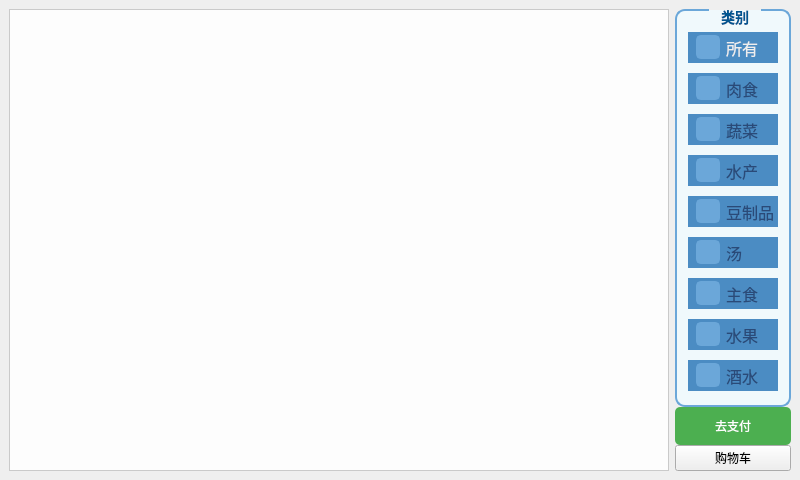
<?xml version="1.0" encoding="UTF-8"?>
<ui version="4.0">
 <class>OrderMenu</class>
 <widget class="QMainWindow" name="OrderMenu">
  <property name="geometry">
   <rect>
    <x>0</x>
    <y>0</y>
    <width>800</width>
    <height>480</height>
   </rect>
  </property>
  <property name="windowTitle">
   <string>OrderMenu</string>
  </property>
  <widget class="QWidget" name="centralwidget">
   <layout class="QVBoxLayout" name="verticalLayout">
    <item>
     <layout class="QHBoxLayout" name="horizontalLayout" stretch="0,0">
      <item>
       <widget class="QTableWidget" name="tableWidget">
        <property name="enabled">
         <bool>true</bool>
        </property>
        <property name="styleSheet">
         <string notr="true">background-color: rgba(255, 255, 255, 230);
background-image: url(:/background/bg.jpg);</string>
        </property>
        <property name="editTriggers">
         <set>QAbstractItemView::EditTrigger::NoEditTriggers</set>
        </property>
        <property name="selectionMode">
         <enum>QAbstractItemView::SelectionMode::NoSelection</enum>
        </property>
        <property name="selectionBehavior">
         <enum>QAbstractItemView::SelectionBehavior::SelectRows</enum>
        </property>
       </widget>
      </item>
      <item>
       <layout class="QVBoxLayout" name="verticalLayout_4" stretch="1">
        <property name="spacing">
         <number>0</number>
        </property>
        <property name="sizeConstraint">
         <enum>QLayout::SizeConstraint::SetDefaultConstraint</enum>
        </property>
        <property name="bottomMargin">
         <number>0</number>
        </property>
        <item>
         <layout class="QVBoxLayout" name="verticalLayout_5">
          <item>
           <widget class="QGroupBox" name="groupBox">
            <property name="enabled">
             <bool>true</bool>
            </property>
            <property name="styleSheet">
             <string notr="true">QGroupBox {
    background-color: #f0f9fc;  /* 淡化的背景色 */
    border: 2px solid #6ba7d9;  /* 更淡的蓝色 */
    border-radius: 10px;
    padding: 2px;
    font-size: 14px;
    font-weight: bold;
    color: #2a4a78;  /* 深蓝色，提高对比度 */
}
QGroupBox::title {
                            subcontrol-origin: margin;
                            subcontrol-position: top center;
                            padding: 0 10px;
                            font-size: 20px;
                            font-weight: bold;
                            color: #005691;
                            }
                          </string>
            </property>
            <property name="title">
             <string>类别</string>
            </property>
            <layout class="QVBoxLayout" name="verticalLayout_2">
             <property name="spacing">
              <number>0</number>
             </property>
             <property name="bottomMargin">
              <number>0</number>
             </property>
             <item>
              <widget class="QCheckBox" name="checkBox_all">
               <property name="enabled">
                <bool>true</bool>
               </property>
               <property name="styleSheet">
                <string notr="true">QCheckBox {
    font-size: 16px;
    color: #eeeeee; 
    padding: 3px;
}

QCheckBox::indicator {
    width: 20px;
    height: 20px;
    border: 2px solid #6ba7d9;  /* 更淡的蓝色 */
    border-radius: 5px;
    background-color: white;
}

QCheckBox::indicator:checked {
    background-color: #6ba7d9;  /* 更淡的蓝色 */
    border-color: #6ba7d9;  /* 更淡的蓝色 */
}

QCheckBox::indicator:unchecked {
    background-color: white;
    border-color: #6ba7d9;  /* 更淡的蓝色 */
}

QCheckBox:hover::indicator {
    border-color: #8ab9e5;  /* 更淡的蓝色 */
}

QCheckBox:pressed::indicator {
    background-color: #4b8cc3;  /* 更淡的蓝色 */
    border-color: #4b8cc3;  /* 更淡的蓝色 */
}

QGroupBox QCheckBox::indicator {
    margin-left: 5px;
}
</string>
               </property>
               <property name="text">
                <string>所有</string>
               </property>
               <property name="checked">
                <bool>true</bool>
               </property>
               <property name="tristate">
                <bool>false</bool>
               </property>
              </widget>
             </item>
             <item>
              <widget class="QCheckBox" name="checkBox">
               <property name="enabled">
                <bool>true</bool>
               </property>
               <property name="styleSheet">
                <string notr="true">QGroupBox {
    background-color: #f0f9fc;  /* 淡化的背景色 */
    border: 2px solid #6ba7d9;  /* 更淡的蓝色 */
    border-radius: 10px;
    padding: 2px;
    font-size: 14px;
    font-weight: bold;
    color: #2a4a78;  /* 深蓝色，提高对比度 */
}

QCheckBox {
    font-size: 16px;
    color: #2a4a78;  /* 深蓝色，提高对比度 */
    padding: 3px;
}

QCheckBox::indicator {
    width: 20px;
    height: 20px;
    border: 2px solid #6ba7d9;  /* 更淡的蓝色 */
    border-radius: 5px;
    background-color: white;
}

QCheckBox::indicator:checked {
    background-color: #6ba7d9;  /* 更淡的蓝色 */
    border-color: #6ba7d9;  /* 更淡的蓝色 */
}

QCheckBox::indicator:unchecked {
    background-color: white;
    border-color: #6ba7d9;  /* 更淡的蓝色 */
}

QCheckBox:hover::indicator {
    border-color: #8ab9e5;  /* 更淡的蓝色 */
}

QCheckBox:pressed::indicator {
    background-color: #4b8cc3;  /* 更淡的蓝色 */
    border-color: #4b8cc3;  /* 更淡的蓝色 */
}

QGroupBox QCheckBox::indicator {
    margin-left: 5px;
}
</string>
               </property>
               <property name="text">
                <string>肉食</string>
               </property>
               <property name="checked">
                <bool>true</bool>
               </property>
              </widget>
             </item>
             <item>
              <widget class="QCheckBox" name="checkBox_2">
               <property name="enabled">
                <bool>true</bool>
               </property>
               <property name="styleSheet">
                <string notr="true">QGroupBox {
    background-color: #f0f9fc;  /* 淡化的背景色 */
    border: 2px solid #6ba7d9;  /* 更淡的蓝色 */
    border-radius: 10px;
    padding: 2px;
    font-size: 14px;
    font-weight: bold;
    color: #2a4a78;  /* 深蓝色，提高对比度 */
}

QCheckBox {
    font-size: 16px;
    color: #2a4a78;  /* 深蓝色，提高对比度 */
    padding: 3px;
}

QCheckBox::indicator {
    width: 20px;
    height: 20px;
    border: 2px solid #6ba7d9;  /* 更淡的蓝色 */
    border-radius: 5px;
    background-color: white;
}

QCheckBox::indicator:checked {
    background-color: #6ba7d9;  /* 更淡的蓝色 */
    border-color: #6ba7d9;  /* 更淡的蓝色 */
}

QCheckBox::indicator:unchecked {
    background-color: white;
    border-color: #6ba7d9;  /* 更淡的蓝色 */
}

QCheckBox:hover::indicator {
    border-color: #8ab9e5;  /* 更淡的蓝色 */
}

QCheckBox:pressed::indicator {
    background-color: #4b8cc3;  /* 更淡的蓝色 */
    border-color: #4b8cc3;  /* 更淡的蓝色 */
}

QGroupBox QCheckBox::indicator {
    margin-left: 5px;
}
</string>
               </property>
               <property name="text">
                <string>蔬菜</string>
               </property>
               <property name="checked">
                <bool>true</bool>
               </property>
              </widget>
             </item>
             <item>
              <widget class="QCheckBox" name="checkBox_3">
               <property name="enabled">
                <bool>true</bool>
               </property>
               <property name="styleSheet">
                <string notr="true">QGroupBox {
    background-color: #f0f9fc;  /* 淡化的背景色 */
    border: 2px solid #6ba7d9;  /* 更淡的蓝色 */
    border-radius: 10px;
    padding: 2px;
    font-size: 14px;
    font-weight: bold;
    color: #2a4a78;  /* 深蓝色，提高对比度 */
}

QCheckBox {
    font-size: 16px;
    color: #2a4a78;  /* 深蓝色，提高对比度 */
    padding: 3px;
}

QCheckBox::indicator {
    width: 20px;
    height: 20px;
    border: 2px solid #6ba7d9;  /* 更淡的蓝色 */
    border-radius: 5px;
    background-color: white;
}

QCheckBox::indicator:checked {
    background-color: #6ba7d9;  /* 更淡的蓝色 */
    border-color: #6ba7d9;  /* 更淡的蓝色 */
}

QCheckBox::indicator:unchecked {
    background-color: white;
    border-color: #6ba7d9;  /* 更淡的蓝色 */
}

QCheckBox:hover::indicator {
    border-color: #8ab9e5;  /* 更淡的蓝色 */
}

QCheckBox:pressed::indicator {
    background-color: #4b8cc3;  /* 更淡的蓝色 */
    border-color: #4b8cc3;  /* 更淡的蓝色 */
}

QGroupBox QCheckBox::indicator {
    margin-left: 5px;
}
</string>
               </property>
               <property name="text">
                <string>水产</string>
               </property>
               <property name="checked">
                <bool>true</bool>
               </property>
              </widget>
             </item>
             <item>
              <widget class="QCheckBox" name="checkBox_4">
               <property name="enabled">
                <bool>true</bool>
               </property>
               <property name="styleSheet">
                <string notr="true">QGroupBox {
    background-color: #f0f9fc;  /* 淡化的背景色 */
    border: 2px solid #6ba7d9;  /* 更淡的蓝色 */
    border-radius: 10px;
    padding: 2px;
    font-size: 14px;
    font-weight: bold;
    color: #2a4a78;  /* 深蓝色，提高对比度 */
}

QCheckBox {
    font-size: 16px;
    color: #2a4a78;  /* 深蓝色，提高对比度 */
    padding: 3px;
}

QCheckBox::indicator {
    width: 20px;
    height: 20px;
    border: 2px solid #6ba7d9;  /* 更淡的蓝色 */
    border-radius: 5px;
    background-color: white;
}

QCheckBox::indicator:checked {
    background-color: #6ba7d9;  /* 更淡的蓝色 */
    border-color: #6ba7d9;  /* 更淡的蓝色 */
}

QCheckBox::indicator:unchecked {
    background-color: white;
    border-color: #6ba7d9;  /* 更淡的蓝色 */
}

QCheckBox:hover::indicator {
    border-color: #8ab9e5;  /* 更淡的蓝色 */
}

QCheckBox:pressed::indicator {
    background-color: #4b8cc3;  /* 更淡的蓝色 */
    border-color: #4b8cc3;  /* 更淡的蓝色 */
}

QGroupBox QCheckBox::indicator {
    margin-left: 5px;
}
</string>
               </property>
               <property name="text">
                <string>豆制品</string>
               </property>
               <property name="checkable">
                <bool>true</bool>
               </property>
               <property name="checked">
                <bool>true</bool>
               </property>
               <property name="tristate">
                <bool>false</bool>
               </property>
              </widget>
             </item>
             <item>
              <widget class="QCheckBox" name="checkBox_5">
               <property name="enabled">
                <bool>true</bool>
               </property>
               <property name="styleSheet">
                <string notr="true">QGroupBox {
    background-color: #f0f9fc;  /* 淡化的背景色 */
    border: 2px solid #6ba7d9;  /* 更淡的蓝色 */
    border-radius: 10px;
    padding: 2px;
    font-size: 14px;
    font-weight: bold;
    color: #2a4a78;  /* 深蓝色，提高对比度 */
}

QCheckBox {
    font-size: 16px;
    color: #2a4a78;  /* 深蓝色，提高对比度 */
    padding: 3px;
}

QCheckBox::indicator {
    width: 20px;
    height: 20px;
    border: 2px solid #6ba7d9;  /* 更淡的蓝色 */
    border-radius: 5px;
    background-color: white;
}

QCheckBox::indicator:checked {
    background-color: #6ba7d9;  /* 更淡的蓝色 */
    border-color: #6ba7d9;  /* 更淡的蓝色 */
}

QCheckBox::indicator:unchecked {
    background-color: white;
    border-color: #6ba7d9;  /* 更淡的蓝色 */
}

QCheckBox:hover::indicator {
    border-color: #8ab9e5;  /* 更淡的蓝色 */
}

QCheckBox:pressed::indicator {
    background-color: #4b8cc3;  /* 更淡的蓝色 */
    border-color: #4b8cc3;  /* 更淡的蓝色 */
}

QGroupBox QCheckBox::indicator {
    margin-left: 5px;
}
</string>
               </property>
               <property name="text">
                <string>汤</string>
               </property>
               <property name="checked">
                <bool>true</bool>
               </property>
              </widget>
             </item>
             <item>
              <widget class="QCheckBox" name="checkBox_6">
               <property name="enabled">
                <bool>true</bool>
               </property>
               <property name="styleSheet">
                <string notr="true">QGroupBox {
    background-color: #f0f9fc;  /* 淡化的背景色 */
    border: 2px solid #6ba7d9;  /* 更淡的蓝色 */
    border-radius: 10px;
    padding: 2px;
    font-size: 14px;
    font-weight: bold;
    color: #2a4a78;  /* 深蓝色，提高对比度 */
}

QCheckBox {
    font-size: 16px;
    color: #2a4a78;  /* 深蓝色，提高对比度 */
    padding: 3px;
}

QCheckBox::indicator {
    width: 20px;
    height: 20px;
    border: 2px solid #6ba7d9;  /* 更淡的蓝色 */
    border-radius: 5px;
    background-color: white;
}

QCheckBox::indicator:checked {
    background-color: #6ba7d9;  /* 更淡的蓝色 */
    border-color: #6ba7d9;  /* 更淡的蓝色 */
}

QCheckBox::indicator:unchecked {
    background-color: white;
    border-color: #6ba7d9;  /* 更淡的蓝色 */
}

QCheckBox:hover::indicator {
    border-color: #8ab9e5;  /* 更淡的蓝色 */
}

QCheckBox:pressed::indicator {
    background-color: #4b8cc3;  /* 更淡的蓝色 */
    border-color: #4b8cc3;  /* 更淡的蓝色 */
}

QGroupBox QCheckBox::indicator {
    margin-left: 5px;
}
</string>
               </property>
               <property name="text">
                <string>主食</string>
               </property>
               <property name="checked">
                <bool>true</bool>
               </property>
              </widget>
             </item>
             <item>
              <widget class="QCheckBox" name="checkBox_7">
               <property name="enabled">
                <bool>true</bool>
               </property>
               <property name="styleSheet">
                <string notr="true">QGroupBox {
    background-color: #f0f9fc;  /* 淡化的背景色 */
    border: 2px solid #6ba7d9;  /* 更淡的蓝色 */
    border-radius: 10px;
    padding: 2px;
    font-size: 14px;
    font-weight: bold;
    color: #2a4a78;  /* 深蓝色，提高对比度 */
}

QCheckBox {
    font-size: 16px;
    color: #2a4a78;  /* 深蓝色，提高对比度 */
    padding: 3px;
}

QCheckBox::indicator {
    width: 20px;
    height: 20px;
    border: 2px solid #6ba7d9;  /* 更淡的蓝色 */
    border-radius: 5px;
    background-color: white;
}

QCheckBox::indicator:checked {
    background-color: #6ba7d9;  /* 更淡的蓝色 */
    border-color: #6ba7d9;  /* 更淡的蓝色 */
}

QCheckBox::indicator:unchecked {
    background-color: white;
    border-color: #6ba7d9;  /* 更淡的蓝色 */
}

QCheckBox:hover::indicator {
    border-color: #8ab9e5;  /* 更淡的蓝色 */
}

QCheckBox:pressed::indicator {
    background-color: #4b8cc3;  /* 更淡的蓝色 */
    border-color: #4b8cc3;  /* 更淡的蓝色 */
}

QGroupBox QCheckBox::indicator {
    margin-left: 5px;
}
</string>
               </property>
               <property name="text">
                <string>水果</string>
               </property>
               <property name="checked">
                <bool>true</bool>
               </property>
              </widget>
             </item>
             <item>
              <widget class="QCheckBox" name="checkBox_8">
               <property name="enabled">
                <bool>true</bool>
               </property>
               <property name="styleSheet">
                <string notr="true">QGroupBox {
    background-color: #f0f9fc;  /* 淡化的背景色 */
    border: 2px solid #6ba7d9;  /* 更淡的蓝色 */
    border-radius: 10px;
    padding: 2px;
    font-size: 14px;
    font-weight: bold;
    color: #2a4a78;  /* 深蓝色，提高对比度 */
}

QCheckBox {
    font-size: 16px;
    color: #2a4a78;  /* 深蓝色，提高对比度 */
    padding: 3px;
}

QCheckBox::indicator {
    width: 20px;
    height: 20px;
    border: 2px solid #6ba7d9;  /* 更淡的蓝色 */
    border-radius: 5px;
    background-color: white;
}

QCheckBox::indicator:checked {
    background-color: #6ba7d9;  /* 更淡的蓝色 */
    border-color: #6ba7d9;  /* 更淡的蓝色 */
}

QCheckBox::indicator:unchecked {
    background-color: white;
    border-color: #6ba7d9;  /* 更淡的蓝色 */
}

QCheckBox:hover::indicator {
    border-color: #8ab9e5;  /* 更淡的蓝色 */
}

QCheckBox:pressed::indicator {
    background-color: #4b8cc3;  /* 更淡的蓝色 */
    border-color: #4b8cc3;  /* 更淡的蓝色 */
}

QGroupBox QCheckBox::indicator {
    margin-left: 5px;
}
</string>
               </property>
               <property name="text">
                <string>酒水</string>
               </property>
               <property name="checked">
                <bool>true</bool>
               </property>
              </widget>
             </item>
            </layout>
           </widget>
          </item>
          <item>
           <widget class="QPushButton" name="pBtn_play">
            <property name="enabled">
             <bool>true</bool>
            </property>
            <property name="sizePolicy">
             <sizepolicy hsizetype="Minimum" vsizetype="Fixed">
              <horstretch>0</horstretch>
              <verstretch>0</verstretch>
             </sizepolicy>
            </property>
            <property name="styleSheet">
             <string notr="true">QPushButton { background-color: #4CAF50; color: white; border-radius: 5px; padding: 10px; }
QPushButton:hover { background-color: #45a049; }
QPushButton:pressed { background-color: #388e3c; }</string>
            </property>
            <property name="text">
             <string>去支付</string>
            </property>
            <property name="icon">
             <iconset resource="resource.qrc">
              <normaloff>:/icons/paly.png</normaloff>:/icons/paly.png</iconset>
            </property>
           </widget>
          </item>
          <item>
           <widget class="QPushButton" name="pBtn_shopping">
            <property name="enabled">
             <bool>true</bool>
            </property>
            <property name="text">
             <string>购物车</string>
            </property>
            <property name="icon">
             <iconset resource="resource.qrc">
              <normaloff>:/icons/shopping.png</normaloff>:/icons/shopping.png</iconset>
            </property>
           </widget>
          </item>
         </layout>
        </item>
       </layout>
      </item>
     </layout>
    </item>
   </layout>
  </widget>
 </widget>
 <resources>
  <include location="resource.qrc"/>
 </resources>
 <connections/>
</ui>
